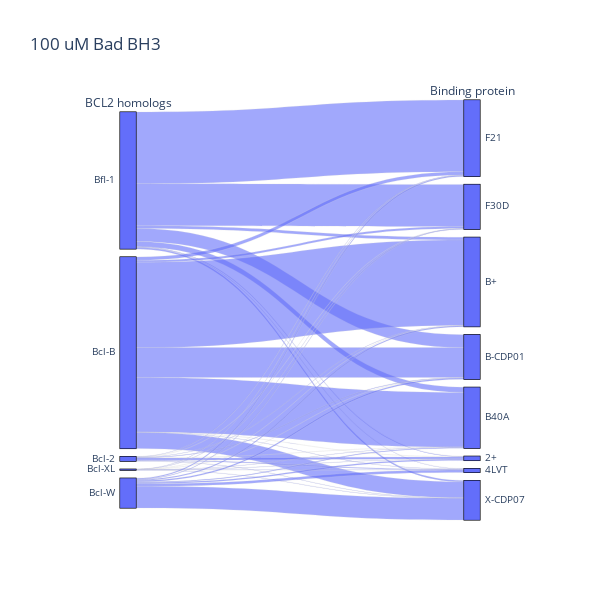

This figure's notebook cell:
### Code cell
# Binding protein order is ['aBFL1','FECM04','aBCLB','BCDP01','BECM04','aBCL2','2CDP06','XCDP07']. 

fig = go.Figure(go.Parcats(
    dimensions=[
        {'label': 'BCL2 homologs', 'values': bc_stack['Read1_short']},
        {'label': 'Binding protein', 'values': bc_stack['Read2_short']}
    ],
    counts=bc_stack[0],line={'shape': 'hspline'}
))

fig.update_layout(width=600, height=600, title_text="100 uM Bad BH3")

fig.show()

### Figure 1 — Plotly figure (JSON) as saved in the notebook; plotly's stock layout.template omitted (floating-point values rounded to 4 significant figures)
{"data": [{"counts": [32801, 1534, 133, 15, 468, 19275, 866, 74, 73, 230, 1258, 39055, 182, 17, 393, 5905, 13644, 211, 32, 593, 2348, 25047, 55, 95, 340, 233, 81, 1009, 79, 575, 199, 92, 360, 16, 1151, 631, 7325, 88, 115, 9910], "dimensions": [{"label": "BCL2 homologs", "values": ["Bfl-1", "Bcl-B", "Bcl-2", "Bcl-XL", "Bcl-W", "Bfl-1", "Bcl-B", "Bcl-2", "Bcl-XL", "Bcl-W", "Bfl-1", "Bcl-B", "Bcl-2", "Bcl-XL", "Bcl-W", "Bfl-1", "Bcl-B", "Bcl-2", "Bcl-XL", "Bcl-W", "Bfl-1", "Bcl-B", "Bcl-2", "Bcl-XL", "Bcl-W", "Bfl-1", "Bcl-B", "Bcl-2", "Bcl-XL", "Bcl-W", "Bfl-1", "Bcl-B", "Bcl-2", "Bcl-XL", "Bcl-W", "Bfl-1", "Bcl-B", "Bcl-2", "Bcl-XL", "Bcl-W"]}, {"label": "Binding protein", "values": ["F21", "F21", "F21", "F21", "F21", "F30D", "F30D", "F30D", "F30D", "F30D", "B+", "B+", "B+", "B+", "B+", "B-CDP01", "B-CDP01", "B-CDP01", "B-CDP01", "B-CDP01", "B40A", "B40A", "B40A", "B40A", "B40A", "2+", "2+", "2+", "2+", "2+", "4LVT", "4LVT", "4LVT", "4LVT", "4LVT", "X-CDP07", "X-CDP07", "X-CDP07", "X-CDP07", "X-CDP07"]}], "line": {"shape": "hspline"}, "type": "parcats"}], "layout": {"height": 600, "title": {"text": "100 uM Bad BH3"}, "width": 600}}
